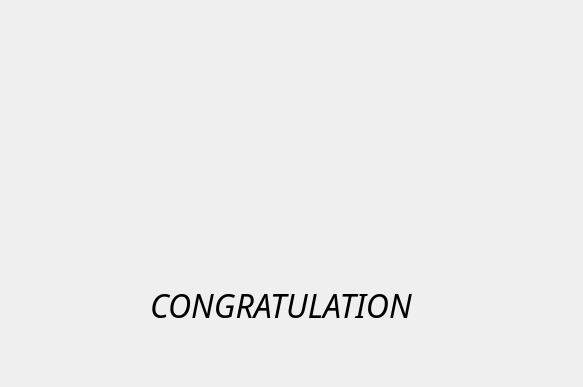
<?xml version="1.0" encoding="UTF-8"?>
<ui version="4.0">
 <class>Form</class>
 <widget class="QWidget" name="Form">
  <property name="geometry">
   <rect>
    <x>0</x>
    <y>0</y>
    <width>583</width>
    <height>387</height>
   </rect>
  </property>
  <property name="windowTitle">
   <string>Form</string>
  </property>
  <widget class="QLabel" name="label">
   <property name="geometry">
    <rect>
     <x>10</x>
     <y>30</y>
     <width>561</width>
     <height>341</height>
    </rect>
   </property>
   <property name="text">
    <string/>
   </property>
   <property name="pixmap">
    <pixmap>assets/1472573156_Ok.gif</pixmap>
   </property>
  </widget>
  <widget class="QLabel" name="label_2">
   <property name="geometry">
    <rect>
     <x>150</x>
     <y>280</y>
     <width>371</width>
     <height>51</height>
    </rect>
   </property>
   <property name="font">
    <font>
     <family>Brush Script MT</family>
     <pointsize>24</pointsize>
     <italic>true</italic>
    </font>
   </property>
   <property name="text">
    <string>CONGRATULATION</string>
   </property>
  </widget>
 </widget>
 <resources/>
 <connections/>
</ui>
